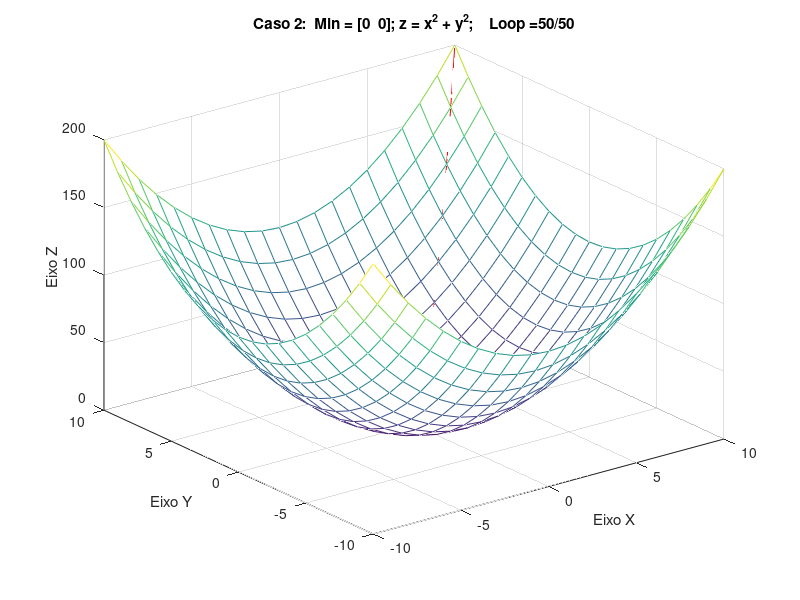

Write the MATLAB code that produced this figure.
function Caso2(t,Rastro,Alfa,N);
% Regra do gradiente ->  x = x - Alfa.Gradiente

%Sintaxe: Caso2(<t>,<Rastro>,<Alfa>,<N>);    Onde:  - t = tempo (s) para o pause (default = 0.1s)
%                                                        - Rastro = 1/0 indica se eh para plotar o rastro (default = 10)
%                                                        - Alfa eh o passo do gradiente (default = 0.02)
%                                                        - N eh o numero de loop (default = 50)

% Caso 2: z=x.^2 +y.^2;                (Parabolóide) dz/dx =2x  e  dz/dy=2y

close all          % Fecha figuras abertas

% identifica parametros e/ou default
if nargin<4        % Usuario nao definiu N
    N=50;        % Assume valor default
end
if nargin<3        % Usuario nao definiu Alfa
    Alfa = 0.02;   % Assume valor default
end
if nargin<2        % Usuario nao definiu se eh para plotar o rastro
    Rastro = 1;    % Assume valor default
end
if nargin<1        % Usuario nao definiu o tempo para o pause
    t=0.2;           % Assume valor default
end

 % Constrói o gráfico da função
xx = -10:1:10;
yy = xx;
[x,y]=meshgrid(xx,yy);
z=x.^2 +y.^2;
mesh(x,y,z);
hold on
grid on
titulo=title('Caso 2:  Min = [0  0]');
ylabel('Eixo Y')                                  % Nome do eixo Y
xlabel(strcat('Eixo X'))                          % Nome do eixo X 
zlabel(strcat('Eixo Z'))                          % Nome do eixo Z
eixos=axis;

% Indica condicao inicial
x=10;
y=10;
posicao=plot3(x,y,x^2+y^2,'ro');

axis(eixos);                                       % Garante posicao original dos eixos

for i = 1:N
   pause(t)                                       % Aguarda 1s para visualizacao da tela
   xi=x;  yi=y;                                   % So para plotar o rastro se precisar
   x = x - Alfa*2*x;                              % Ajuste da posicao pela regra do gradiente
   y = y - Alfa*2*y;                              % Ajuste da posicao pela regra do gradiente
   if Rastro                                      % Indica se eh para plotar o rastro
       plot3([xi  x], [yi  y], [xi^2+yi^2  x^2+y^2],'r')% Plota o rastro
   end
   set(posicao,'xdata',x,'ydata',y,'zdata',x^2+y^2)       % Muda a posicao do PLOT do ponto
   set(titulo,'string',strcat('Caso 2:  Min = [0  0]; z = x^2 + y^2;    Loop = ',num2str(i),'/',num2str(N)))   % Ajusta titulo com o numero do LOOP
   drawnow;
end
